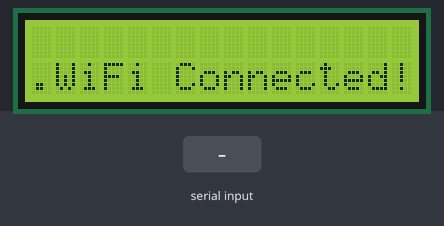
The sketch below on a simulated ESP32. Shown: 16×2 character LCD. The test bench sets the inputs (shaded band). WiFi joins after 1.5 s; servers stay silent unless stated.

Above: at 2.7 s.
2.8 s: "90,45\n" received over Serial
At 3.2 s:
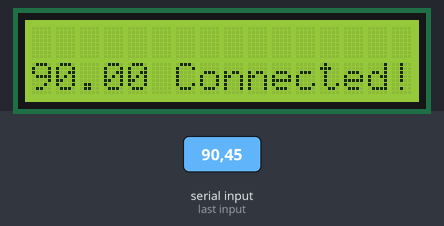
4.4 s: "30,150\n" received over Serial
At 5.7 s:
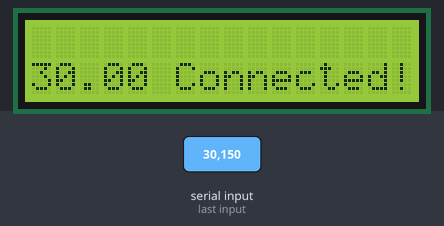
Timing chart, 0 to 7.4 s (numbered marks = the images above; inputs shaded):
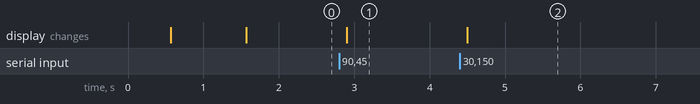

Measured:
- after the input at 2.8 s, the display: changes after 0.10 s (image 1)
- after the input at 4.4 s, the display: changes after 0.10 s (image 2)

The sketch:

USART_Receptor_WIFI.ino
```cpp
/* ESP36 C6 MODO RECEPTOR Y WIFI
*/
#include "ThingSpeak.h"                       // Incluimos librería ThingSpeak para la comunicación con la WEB.
#include "WiFi.h"                             // Incluimos librería WiFi.
#include <LiquidCrystal.h>                    // Incluimos librería LCD.
LiquidCrystal lcd(12, 13, 9, 18, 19, 20);     // Pines de conexicón LCD RS,EN,D4,D5,D6,D7,

/* Vriables y arreglos globales */
char* ssid = "JorgeAPC2.4G";                  // SSID Nombre de la red (ROUTER).
char* password = "45126903@88";               // Contraseña de vuestro ROUTER.

unsigned long channelID =  2439669;           // ID de vuestro canal.
const char* WriteAPIKey = "XRNH44TK2W6ESGXA"; // Write API Key de vuestro canal.
WiFiClient cliente;

/* Función principal y de configuración */
void setup()
{
  Serial.begin(9600);                         // Inicializamos la comunicación USART a 9600
  lcd.begin(16,2);                            // Inicializamos la LCD 16x2.
  WiFi.begin(ssid,password);
  while (WiFi.status() != WL_CONNECTED) {
    delay(500);
    lcd.setCursor(0,1);                       // Cursor fila, columna LCD.
    lcd.print(".");                           // Imprimimos en la LCD el valor de la variable.
  }
  lcd.println("WiFi Connected!");             // Imprimimos mensaje en la LCD.
  ThingSpeak.begin(cliente);                  // Inicializamos la comunicación con ThingSpeak.
}

/* Función buble infinito */
void loop()
{
  float dato1;                                // Variable de almacenamiento de dato transformado.
  dato1 = dato_salida();                      // Lectura del dato arreglado
  lcd.setCursor(0,1);                         // Cursor fila, columna LCD.
  lcd.print(dato1);                           // Imprimimos en la LCD el valor de la variable.
  ThingSpeak.setField (1,dato1);              // Enviamos el dato 1 por WiFi a ThingSpeak.
  //ThingSpeak.setField (2,uvIntensity);      // Enviamos el dato 2 por WiFi a ThingSpeak.
  ThingSpeak.writeFields(channelID,WriteAPIKey);// Para enviar los datos a ThingSpeak se necesita declarar el ID y el Key.
  delay(1000);                                // Retardo 1s.
}

/* Función dato de salida */
float dato_salida()
{
  float dato_flotante = 0;                    // Constructor de dato enviado
  char vector[20];                            // Variable de almacenamiento de dato leido por serial
  int flag = 0;                               // Flag de entrada de bucle while

  while (flag == 0)                           // Bucle mientras el flag sea menor que 1
  {
    if (Serial.available())                   // Lectura del puerto serial abierto
    {
      delay(100);                             // Retardo 100ms.
      int i = 0;                              // Variable auxiliar de construccion de vector
      while (Serial.available() > 0)          // Lectura mientras el buffer tenga valores.
      {
        char inByte = Serial.read();          // Variable de almacenamiento de entrada de datos
        vector[i] = inByte;                   // Vector de almacenamiento para construccion de dato
        i+=1;                                 // Incrementamos en una unidad la variable.
        flag=1;                               // Ponenos a 1 la variable.
      }

      dato_flotante = atof(vector);           // Conversión del vector de char a float
      memset(vector, 0, sizeof(vector));      // Limpia los datos ingresados al vector
    }
  }

  return dato_flotante;                       // Retorna el valor arreglado
}
```
